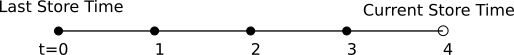
#> input picture display/DataBearStore.png, 514 x 55 px
$ python pillowtest.py
#> lines starting #> are read from the running program, lines starting #| are printed output that depends on the picture
'''
Test out pillow library
- Follow tutorial: https://pillow.readthedocs.io/en/stable/handbook/tutorial.html
'''

from PIL import Image, ImageDraw, ImageFont

im = Image.open('DataBearStore.png')
#> im is the input picture: PIL image 514x55 RGBA; mean R, G, B, A 0, 0, 0, 16.4

print(im.format, im.size, im.mode)
#| PNG (514, 55) RGBA

#Try manipulating
#im = im.rotate(45)
im = im.transpose(Image.FLIP_LEFT_RIGHT)
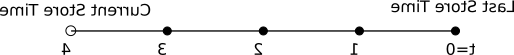
#> im: PIL image 514x55 RGBA; mean R, G, B, A 0, 0, 0, 16.4; transparent parts drawn white

#Try drawing
fnt = ImageFont.truetype('arial.ttf',15)
d = ImageDraw.Draw(im)
d.ellipse([(2,2),(100,30)],fill='green',width=6)
d.text((20,20),'Hello World',font=fnt)


im.show()
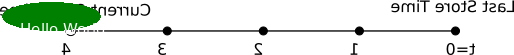
#> shown: PIL image 514x55 RGBA; mean R, G, B, A 3.2, 12.9, 3.2, 35.5; transparent parts drawn white
